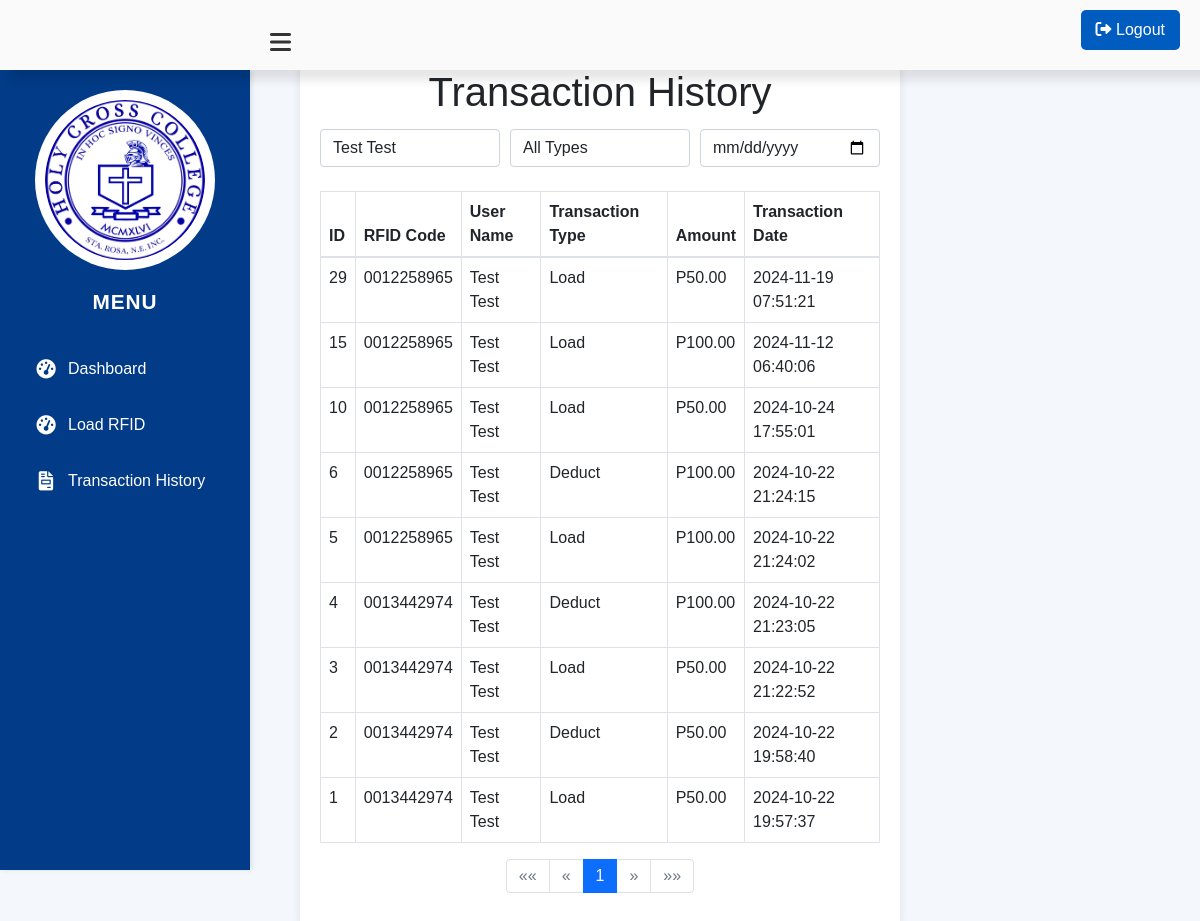
Screenshot of /transaction_history.php?name=Test Test with the database file from the repository.
### tables this page shows
CREATE TABLE `transactionslnd` (
  `id` int(11) NOT NULL,
  `rfid_code` varchar(255) NOT NULL,
  `user_name` varchar(255) NOT NULL,
  `transaction_type` enum('load','deduct') NOT NULL,
  `amount` decimal(10,2) NOT NULL,
  `transaction_date` timestamp NOT NULL DEFAULT current_timestamp()
);

### transaction_history.php (the view, shortened to what this page needs)
<?php
include 'db.php';
$page = isset($_GET['page']) ? (int)$_GET['page'] : 1;
$page = max($page, 1);
$entriesPerPage = 10;
$offset = ($page - 1) * $entriesPerPage;
$nameFilter = isset($_GET['name']) ? $_GET['name'] : '';
$typeFilter = isset($_GET['type']) ? $_GET['type'] : '';
$dateFilter = isset($_GET['date']) ? $_GET['date'] : '';
$query = "SELECT * FROM transactionslnd WHERE 1=1";
if (!empty($nameFilter)) {
    $query .= " AND user_name LIKE '%" . $conn->real_escape_string($nameFilter) . "%'";
}
$countQuery = "SELECT COUNT(*) as total FROM ($query) as filtered";
$countResult = $conn->query($countQuery);
$totalEntries = $countResult->fetch_assoc()['total'];
$totalPages = ceil($totalEntries / $entriesPerPage);
$query .= " ORDER BY transaction_date DESC LIMIT $entriesPerPage OFFSET $offset";
$result = $conn->query($query);
?>
<!DOCTYPE html>
<html lang="en">
<head>
    <link rel="stylesheet" href="https://stackpath.bootstrapcdn.com/bootstrap/4.5.2/css/bootstrap.min.css">
</head>
<body>
<?php include 'sidebarcash.php'; ?>
<div class="container mt-5">
    <h1 class="text-center">Transaction History</h1>
    <form id="filterForm" method="GET" class="mb-4">
        <div class="form-row">
            <div class="col">
                <input type="text" name="name" class="form-control" placeholder="Search by Name" value="<?php echo htmlspecialchars($nameFilter); ?>" oninput="autoSubmit()">
            </div>
            <div class="col">
                <select name="type" class="form-control" onchange="autoSubmit()">
                    <option value="">All Types</option>
                </select>
            </div>
            <div class="col">
                <input type="date" name="date" class="form-control" value="<?php echo htmlspecialchars($dateFilter); ?>" onchange="autoSubmit()">
            </div>
        </div>
    </form>
    <table class="table table-bordered mt-4">
        <thead>
            <tr>
                <th>ID</th>
                <th>RFID Code</th>
                <th>User Name</th>
                <th>Transaction Type</th>
                <th>Amount</th>
                <th>Transaction Date</th>
            </tr>
        </thead>
        <tbody>
            <?php if ($result->num_rows > 0): ?>
                <?php while ($row = $result->fetch_assoc()): ?>
                    <tr>
                        <td><?php echo $row['id']; ?></td>
                        <td><?php echo htmlspecialchars($row['rfid_code']); ?></td>
                        <td><?php echo htmlspecialchars($row['user_name']); ?></td>
                        <td><?php echo htmlspecialchars(ucfirst($row['transaction_type'])); ?></td>
                        <td>P<?php echo number_format($row['amount'], 2); ?></td>
                        <td><?php echo $row['transaction_date']; ?></td>
                    </tr>
                <?php endwhile; ?>
            <?php else: ?>
                <tr>
                    <td colspan="6" class="text-center">No transactions found</td>
                </tr>
            <?php endif; ?>
        </tbody>
    </table>
<nav aria-label="Page navigation">
    <ul class="pagination justify-content-center">
        <li class="page-item <?= $page <= 1 ? 'disabled' : '' ?>">
            <a class="page-link" href="?page=1&name=<?= urlencode($nameFilter) ?>&type=<?= urlencode($typeFilter) ?>&date=<?= urlencode($dateFilter) ?>" aria-label="First">
                <span aria-hidden="true">««</span>
            </a>
        </li>
        <li class="page-item <?= $page <= 1 ? 'disabled' : '' ?>">
            <a class="page-link" href="?page=<?= $page - 1 ?>&name=<?= urlencode($nameFilter) ?>&type=<?= urlencode($typeFilter) ?>&date=<?= urlencode($dateFilter) ?>" aria-label="Previous">
                <span aria-hidden="true">&laquo;</span>
            </a>
        </li>
        <?php
        $start = max(1, $page - 2);
        $end = min($totalPages, $page + 2);
        for ($i = $start; $i <= $end; $i++): ?>
            <li class="page-item <?= $i == $page ? 'active' : '' ?>">
                <a class="page-link" href="?page=<?= $i ?>&name=<?= urlencode($nameFilter) ?>&type=<?= urlencode($typeFilter) ?>&date=<?= urlencode($dateFilter) ?>"><?= $i ?></a>
            </li>
        <?php endfor; ?>
        <li class="page-item <?= $page >= $totalPages ? 'disabled' : '' ?>">
            <a class="page-link" href="?page=<?= $page + 1 ?>&name=<?= urlencode($nameFilter) ?>&type=<?= urlencode($typeFilter) ?>&date=<?= urlencode($dateFilter) ?>" aria-label="Next">
                <span aria-hidden="true">&raquo;</span>
            </a>
        </li>
        <li class="page-item <?= $page >= $totalPages ? 'disabled' : '' ?>">
            <a class="page-link" href="?page=<?= $totalPages ?>&name=<?= urlencode($nameFilter) ?>&type=<?= urlencode($typeFilter) ?>&date=<?= urlencode($dateFilter) ?>" aria-label="Last">
                <span aria-hidden="true">»»</span>
            </a>
        </li>
    </ul>
</nav>
</div>
</body>
</html>

### assets/css/styles.css (style rules this page uses)
body { font-family: Arial, sans-serif; background-color: #f4f4f4; margin: 0; padding: 0; }
.container { width: 50%; margin: 50px auto; background-color: #fff; padding: 20px; border-radius: 8px; box-shadow: 0 0 10px rgba(0, 0, 0, 0.1); }
form { display: flex; flex-direction: column; }
input, select, button { padding: 10px; margin-top: 5px; border-radius: 4px; border: 1px solid #ddd; }
table { width: 100%; border-collapse: collapse; }
table, th, td { border: 1px solid #ddd; }
th, td { padding: 10px; text-align: left; }
th { background-color: #f2f2f2; }

### transaction_history.php (style rules this page uses)
.pagination { justify-content: center; }

### sidebarcash.php (style rules this page uses)
body { font-family: 'Arial', sans-serif; display: flex; margin: 0; background-color: #f4f7fc; height: 100vh; flex-direction: column; }

### rows the page displays
transactionslnd: id "29", rfid_code "0012258965", user_name "Test Test", transaction_type "Load", amount "50.00", transaction_date "2024-11-19 07:51:21"
transactionslnd: id "15", rfid_code "0012258965", user_name "Test Test", transaction_type "Load", amount "100.00", transaction_date "2024-11-12 06:40:06"
transactionslnd: id "10", rfid_code "0012258965", user_name "Test Test", transaction_type "Load", amount "50.00", transaction_date "2024-10-24 17:55:01"
transactionslnd: id "6", rfid_code "0012258965", user_name "Test Test", transaction_type "Deduct", amount "100.00", transaction_date "2024-10-22 21:24:15"
transactionslnd: id "5", rfid_code "0012258965", user_name "Test Test", transaction_type "Load", amount "100.00", transaction_date "2024-10-22 21:24:02"
transactionslnd: id "4", rfid_code "0013442974", user_name "Test Test", transaction_type "Deduct", amount "100.00", transaction_date "2024-10-22 21:23:05"
transactionslnd: id "3", rfid_code "0013442974", user_name "Test Test", transaction_type "Load", amount "50.00", transaction_date "2024-10-22 21:22:52"
transactionslnd: id "2", rfid_code "0013442974", user_name "Test Test", transaction_type "Deduct", amount "50.00", transaction_date "2024-10-22 19:58:40"
transactionslnd: id "1", rfid_code "0013442974", user_name "Test Test", transaction_type "Load", amount "50.00", transaction_date "2024-10-22 19:57:37"
